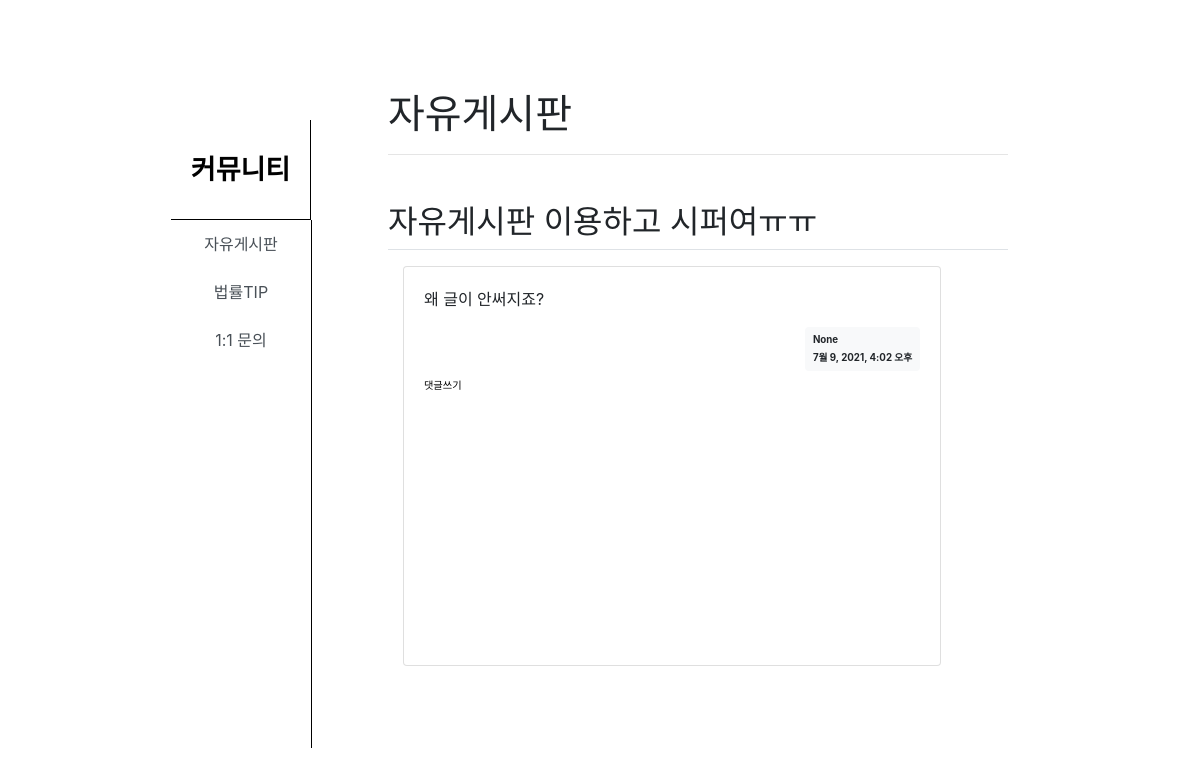
The app's page /free/4/, older data.
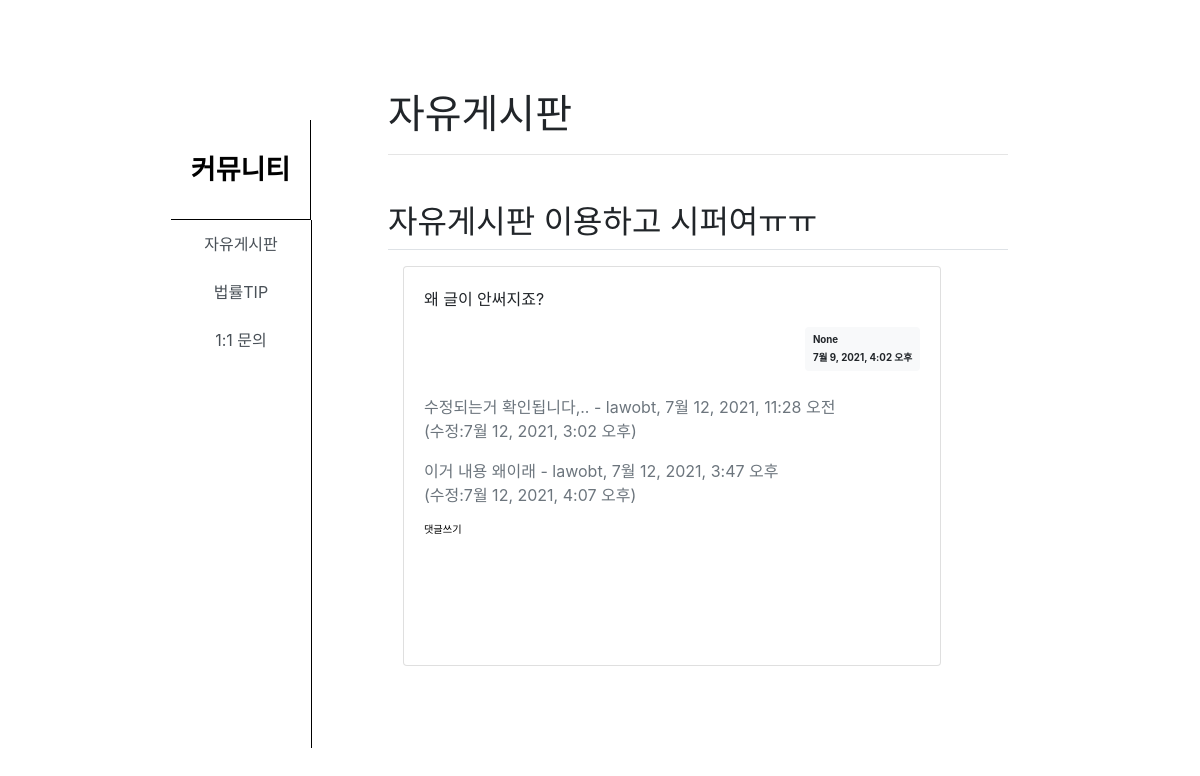
The same page, newer data.
### free/models.py (models this page shows, shortened)
class Free(models.Model):
    writer = models.ForeignKey(settings.AUTH_USER_MODEL, on_delete=models.CASCADE, verbose_name='작성자', null=True)
    title = models.CharField(max_length=128,verbose_name='제목')
    content = models.TextField(verbose_name='내용')
    create_date = models.DateTimeField(null=True, blank=True, verbose_name='등록시간')
    modify_date = models.DateTimeField(null=True, blank=True, verbose_name='글수정일시')
    hits = models.PositiveIntegerField(verbose_name='조회수', default=0)
    class Meta:
        db_table = '자유게시판'
        verbose_name = '자유게시판'
        verbose_name_plural = '자유게시판'

class Comment(models.Model):
    writer = models.ForeignKey(settings.AUTH_USER_MODEL, on_delete=models.CASCADE, verbose_name='댓글작성자', null=True)
    title = models.ForeignKey(Free, null=True, blank=True, on_delete=models.CASCADE, verbose_name='이 댓글이 달린 게시글')
    content = models.TextField(verbose_name='댓글내용')
    create_date = models.DateTimeField(null=True, blank=True, verbose_name='댓글작성일시')
    modify_date = models.DateTimeField(null=True, blank=True, verbose_name='댓글수정일시')
    hits = models.PositiveIntegerField(verbose_name='조회수', default=0)
    class Meta:
        db_table = '자유게시판 댓글'
        verbose_name = '자유게시판 댓글'
        verbose_name_plural = '자유게시판 댓글'

### users/models.py (models this page shows)
class User(AbstractBaseUser, PermissionsMixin):
    objects = UserManager()
    user_id = models.CharField(max_length=20, verbose_name="아이디", unique=True)
    password = models.CharField(max_length=256, verbose_name="비밀번호")
    email = models.EmailField(max_length=128, verbose_name="이메일", null=True, unique=True)
    phone_number = models.IntegerField(verbose_name="핸드폰번호", null=True, unique=True)
    name = models.CharField(max_length=10, verbose_name="이름", null=True)
    level = models.CharField(choices=LEVEL_CHOICES, max_length=18, verbose_name="등급", default=3)
    department = models.CharField(choices=DEPARTMENT_CHOICES, max_length=24, verbose_name="가입유형", null=True)
    auth = models.CharField(max_length=10, verbose_name="인증번호", null=True)
    date_joined = models.DateTimeField(auto_now_add=True, verbose_name='가입일', null=True, blank=True)
    is_active = models.BooleanField(default=True)
    is_admin = models.BooleanField(default=False)
    is_staff = models.BooleanField(default=False)
    is_superuser = models.BooleanField(default=False)
    USERNAME_FIELD = 'user_id'
    REQUIRED_FIELDS = ['email']
    def __str__(self):
        return self.user_id
    class Meta:
        db_table = "회원목록"
        verbose_name = "사용자"
        verbose_name_plural = "사용자"

### free/views.py (the view)
# urls.py: path('<int:free_id>/', views.detail, name='detail'),
def detail(request, free_id):
    free = get_object_or_404(Free, pk=free_id)
    context = {'free': free}
    return render(request, 'free/free_detail.html', context)

### free/templatetags/free_filter.py (called while the page is built)
@register.filter()
def mark(value):
    extensions = ["nl2br", "fenced_code"]
    return mark_safe(markdown.markdown(value, extensions=extensions))

### templates/free/free_detail.html (shortened to what this page needs)
{% extends 'free/base.html' %}
{% load free_filter %}
{% block content %}
<div class="col-8">
  <div class="tab-content" id="nav-tabContent" style="margin-top: -20%;">
      <div class="tab-pane fade show active" id="list-home" role="tabpanel"
           aria-labelledby="list-home-list">
      <h1>자유게시판</h1>
      <hr>
    <table class="table3 table-hover text-center" style="margin-left: 5%; margin-top: 10%;">
     <br>
    <h2 class="border-bottom py-2">{{ free.title }}</h2>
    <div class="row my-3">
        <div class="col-11">
            <div class="card">
                <div class="card-body">
                    <div class="card-text">{{ free.content|mark }}</div>
                    <div class="d-flex justify-content-end">
                        <div class="badge badge-light p-2 text-left">
                            <div class="mb-2">{{ free.writer }}</div>
                            <div>{{ free.create_date }}</div>
                        </div>
                    </div>
                    {% if free.comment_set.count > 0 %}
                    <div class="mt-3">
                    {% for comment in free.comment_set.all %}
                        <div class="comment py-2 text-muted">
                            <span style="white-space: pre-line;">{{ comment.content }}</span>
                            <span>
                                - {{ comment.writer }}, {{ comment.create_date }}
                                <br>
                                {% if comment.modify_date %}
                                (수정:{{ comment.modify_date }})
                                {% endif %}
                            </span>
                        </div>
                    {% endfor %}
                    </div>
                    {% endif %}
                    <div>
                        <a href="{% url 'free:comment_create_free' free.id  %}"
                           class="small"><small>댓글쓰기</small></a>
                    </div>
                </div>
            </div>
        </div>
    </div>
    </table>
</div>
{% endblock %}

### templates/free/base.html (shortened to what this page needs)
<!DOCTYPE html>
{% load static %}
<html lang="ko">
<head>
    <link rel="stylesheet" href="{% static 'css/free/Community.css' %}" type="text/css">
    <link rel="stylesheet" type="text/css"  href="https://st.kakaocdn.net/commerce_cs/css/20210422/h.css">
</head>
<body>
<div id="sub-wrap" class="sub">
    <div class="container" style="margin-left: 13%;">
        <div class="left col-md-2 " style="display: inline-block; height: 100px;">
            <div class="left-head">
                <h2>커뮤니티</h2>
            </div>
        </div>
        <div class="row">
            <div class="col-3">
                <div class="list-group text-center" id="list-tab" role="tablist">
                    <a class="list-group-item list-group-item-action" id="list-home-list" data-toggle="list"
                       href="#list-home" role="tab" aria-controls="home">자유게시판</a>
                    <a class="list-group-item list-group-item-action" id="list-profile-list" data-toggle="list"
                       href="#list-profile" role="tab" aria-controls="profile">법률TIP</a>
                    <a class="list-group-item list-group-item-action" id="list-messages-list" data-toggle="list"
                       href="#list-messages" role="tab" aria-controls="messages">1:1 문의</a>
                    <div class="list-group-item" style="height: 48vh; width:82%"></div>
                </div>
            </div>
            <div class="col-8">
                <div class="tab-content" id="nav-tabContent" style="margin-top: -20%;">
                    {% block content %}
                    {% endblock %}
                </div>
            </div>
        </div>
</body>
</html>

Row changes from the older to the newer data that the page shows:
added Comment: content "수정되는거 확인됩니다,..", writer "lawobt", create_date "7월 12, 2021, 11:28 오전", modify_date "7월 12, 2021, 3:02 오후"
added Comment: content "이거 내용 왜이래", writer "lawobt", create_date "7월 12, 2021, 3:47 오후", modify_date "7월 12, 2021, 4:07 오후"
